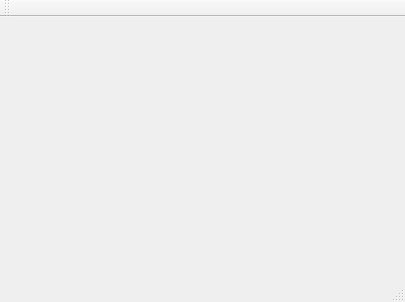
<?xml version="1.0" encoding="UTF-8"?>
<ui version="4.0">
 <class>MainWindow</class>
 <widget class="QMainWindow" name="MainWindow">
  <property name="geometry">
   <rect>
    <x>0</x>
    <y>0</y>
    <width>405</width>
    <height>302</height>
   </rect>
  </property>
  <property name="windowTitle">
   <string>MainWindow</string>
  </property>
  <widget class="QWidget" name="centralWidget"/>
  <widget class="QToolBar" name="mainToolBar">
   <attribute name="toolBarArea">
    <enum>TopToolBarArea</enum>
   </attribute>
   <attribute name="toolBarBreak">
    <bool>false</bool>
   </attribute>
  </widget>
  <widget class="QStatusBar" name="statusBar"/>
  <action name="actionshow_first_taskbar">
   <property name="text">
    <string>Connect</string>
   </property>
  </action>
  <action name="actionshow_second_taskbar">
   <property name="text">
    <string>Disconnect</string>
   </property>
  </action>
  <action name="actionShow_first_task_bar">
   <property name="text">
    <string>Show/Hide first task bar</string>
   </property>
  </action>
  <action name="actionShow_second_task_bar">
   <property name="text">
    <string>Show/Hide second task bar</string>
   </property>
  </action>
  <action name="actionShow_the_table_symbols">
   <property name="text">
    <string>Show/Hide the table symbols</string>
   </property>
  </action>
  <action name="actionBlack_White_theme">
   <property name="text">
    <string>Black/White theme</string>
   </property>
  </action>
  <action name="actionAbout_TradeDesk">
   <property name="text">
    <string>About TradeDesk</string>
   </property>
  </action>
  <action name="actionExit">
   <property name="text">
    <string>Exit</string>
   </property>
  </action>
  <action name="actionConnect">
   <property name="text">
    <string>Connect</string>
   </property>
  </action>
  <action name="actionDisconnect">
   <property name="text">
    <string>Disconnect</string>
   </property>
  </action>
 </widget>
 <layoutdefault spacing="6" margin="11"/>
 <resources/>
 <connections/>
</ui>
